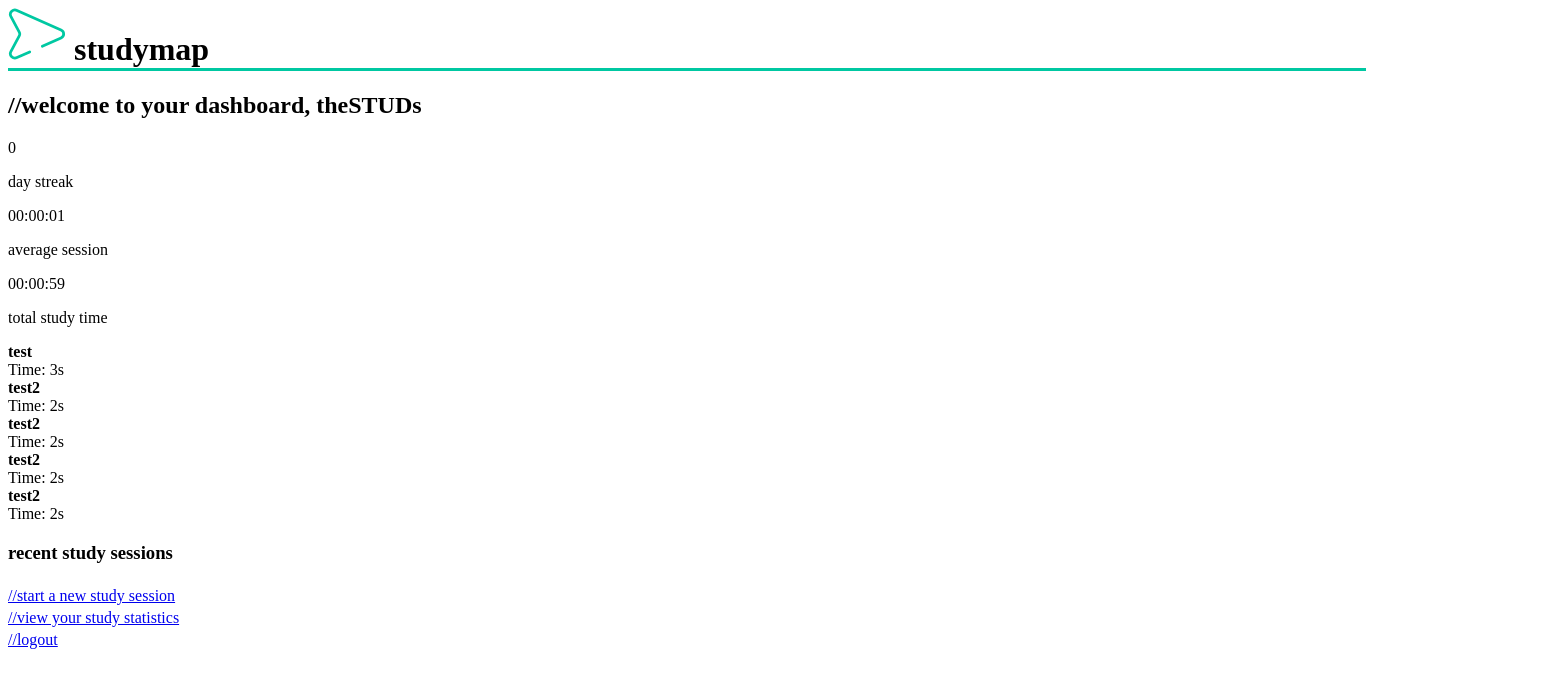
Page / (signed in) on the earlier database version.
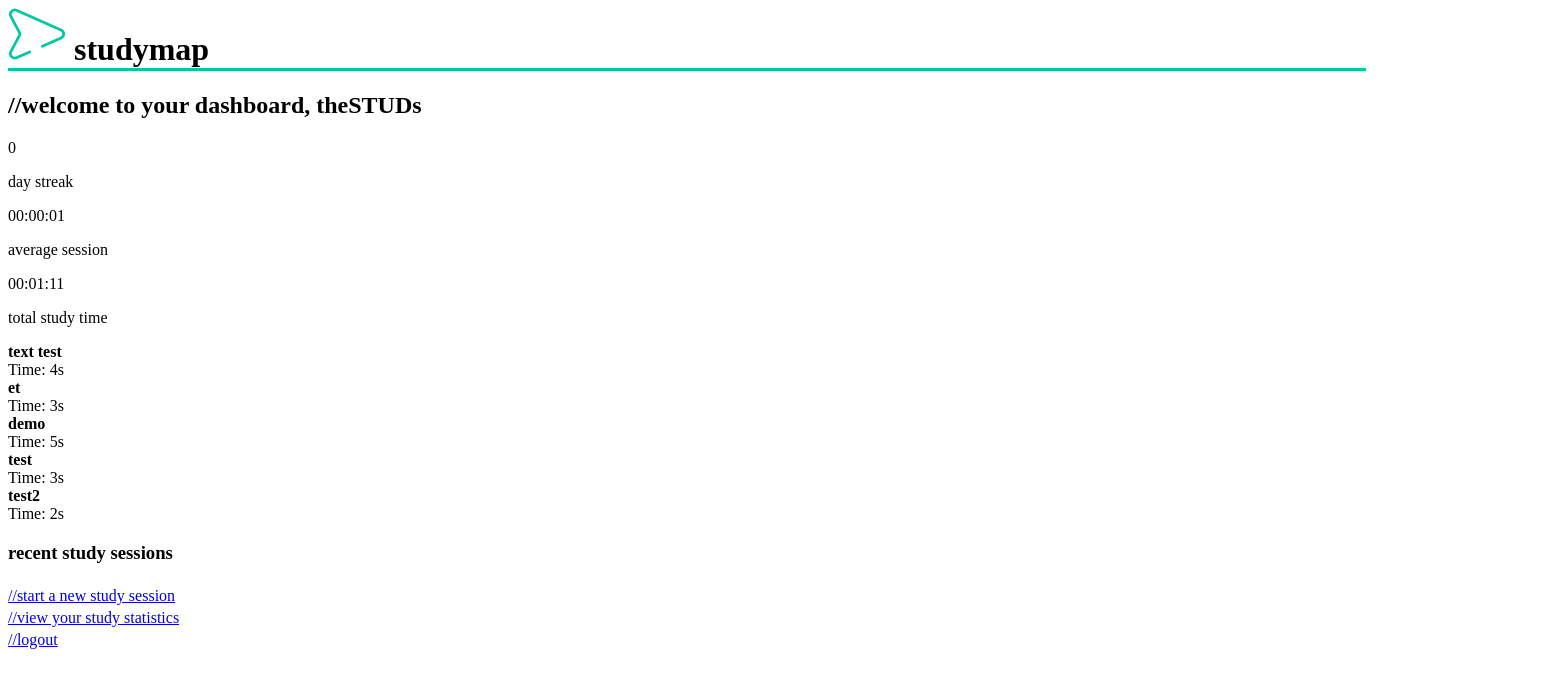
Same page on the later database version.
### studyapp/models.py (models this page shows, shortened)
class Stopwatch(models.Model):
    user = models.ForeignKey(User, on_delete=models.CASCADE)
    time_spent = models.IntegerField(default=0)
    time_start = models.DateTimeField(default = timezone.now)
    title = models.CharField(max_length=40)
    latitude = models.DecimalField(default = 0, max_digits=19, decimal_places=10, null = True, blank=True)
    longitude = models.DecimalField(default = 0, max_digits=19, decimal_places=10, null = True, blank=True)
    def get_duration(self):
        hours = self.time_spent // 3600
        minutes = (self.time_spent % 3600) // 60
        seconds = self.time_spent % 60
        return {'hours': hours, 'minutes': minutes, 'seconds': seconds}
    @staticmethod
    def calculate_study_streak(user):
        sessions = Stopwatch.objects.filter(user=user).order_by('-time_start')
        unique_study_dates = set()  # Track unique study dates
        streak = 0
        last_study_date = None
        for session in sessions:
            if session.time_spent >= 600:
                study_date = session.time_start.date()
                if study_date not in unique_study_dates:
                    unique_study_dates.add(study_date)
                    if last_study_date is None or (last_study_date - study_date).days == 1:
                        streak += 1
                        last_study_date = study_date
                    else:
                        break  # stop counting if there's a gap
        return streak

### studyapp/views.py (the view)
# urls.py: path('', dashboard, name='dashboard'),
@login_required
def dashboard(request):
    study_sessions = Stopwatch.objects.filter(user=request.user).order_by('-time_start')[:5]
    all_study_sessions = Stopwatch.objects.filter(user=request.user)
    total_time = sum(session.time_spent for session in all_study_sessions)
    average_time = total_time / all_study_sessions.count() if all_study_sessions.exists() else 0
    streak = Stopwatch.calculate_study_streak(request.user)
    context = {
        'study_sessions': study_sessions,
        'streak': streak,
        'total_time': int(total_time),
        'average_time': int(average_time),
    }
    return render(request, 'dashboard.html', context)

### studyapp/templatetags/duration_filters.py (called while the page is built)
@register.filter
def duration_format(value):
    try:
        total_seconds = int(value)
    except (ValueError, TypeError):
        return value  # Return the original value if conversion fails
    days, remainder = divmod(total_seconds, 86400)  # 86400 seconds in a day
    hours, remainder = divmod(remainder, 3600)      # 3600 seconds in an hour
    minutes, seconds = divmod(remainder, 60)
    if days > 0:
        return f"{days}d {hours:02}:{minutes:02}:{seconds:02}"
    else:
        return f"{hours:02}:{minutes:02}:{seconds:02}"

### studyapp/templates/dashboard.html (shortened to what this page needs)
{% load static %}
{% load sass_tags %}
{% load duration_filters %}
<html>
<head>
    <link rel="stylesheet" href="{% sass_src 'scss/dashboard.scss' %}"/>
</head>
<body>
    <header>
        <h1 class="dashboardTitleDiv">
            <img class="dashboardLogo" src="{% static 'scss/media/logoIcon.svg' %}">
            <b class="dashboardTitle">studymap</b>
            <img class="dashboardLine" src="{% static 'scss/media/line.svg' %}">
        </h1>
    </header>
    <h2 class="welcomeMsg">//welcome to your dashboard, {{ request.user.username }}</h2>
    <div class="dashboard-container">
        <div class="dashboard-left">
            <div class="dashboardBigIcon">
                <p class="streakNum">{{ streak }}</p>
                <p class="streakSubtitle">day streak</p>
            </div>
        </div>
        <div class="dashboard-middle">
            <div class="dashAvStat">
                <p class="avNum">{{ average_time|duration_format }}</p>
                <p class="avTitle">average session</p>
            </div>
            <div class="dashTotalStat">
                <p class="totalNum">{{ total_time|duration_format }}</p>
                <p class="totalTitle">total study time</p>
            </div>
        </div>
        <div class="dashboard-right">
            <div class="study-sessions-container">
                {% for session in study_sessions %}
                <div class="study-session">
                    <strong>{{ session.title }}</strong><br>
                    Time:
                    {{ session.get_duration.seconds }}s
                </div>
                {% empty %}
                <p>No study sessions found.</p>
                {% endfor %}
            </div>
            <h3 class="dashSSTitle">recent study sessions</h3>
        </div>
    </div>
    <div class="accordianDiv">
        <img class="dashboardLine2" src="../../static/scss/media/line2.svg"></img>
        <a href="{% url 'study_timer' %}" class="timersBtn">//start a new study session</a>
        <img class="dashboardLine2" src="../../static/scss/media/line2.svg"></img>
        <a href="{% url 'study_statistics' %}" class="statsBtn">//view your study statistics</a>
        <img class="dashboardLine2" src="../../static/scss/media/line2.svg"></img>
        <a href="{% url 'logout' %}" class="logOff">//logout</a>
        <img class="dashboardLine2" src="../../static/scss/media/line2.svg"></img>
    </div>
</body>
</html>

Differences in the rows shown:
no longer on this page (row unchanged): Stopwatch: title "test2", get_duration.seconds "2"
no longer on this page (row unchanged): Stopwatch: title "test2", get_duration.seconds "2"
no longer on this page (row unchanged): Stopwatch: title "test2", get_duration.seconds "2"
added Stopwatch: title "text test", get_duration.seconds "4"
added Stopwatch: title "et", get_duration.seconds "3"
added Stopwatch: title "demo", get_duration.seconds "5"
Other differences:
{{ total_time|duration_format }}: "00:00:59" → "00:01:11"
